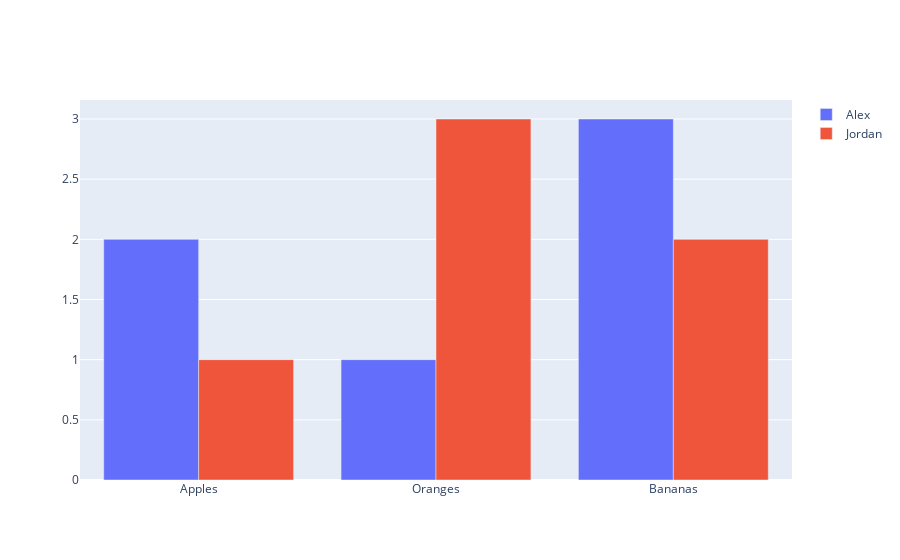

The notebook cell this image was saved under:
### Code cell
import plotly.graph_objects as go
fig = go.Figure()
fig.add_trace(go.Bar(name = "Alex", x = temp['Fruit'], y = temp[temp['Contestant'] == "Alex"]['Number Eaten'].values))
fig.add_trace(go.Bar(name = "Jordan", x = temp['Fruit'], y = temp[temp['Contestant'] == "Jordan"]['Number Eaten'].values))
fig.update_layout(barmode='group')
fig.show()

### Figure 1 — Plotly figure (JSON) as saved in the notebook; plotly's stock layout.template omitted (floating-point values rounded to 4 significant figures)
{"data": [{"name": "Alex", "type": "bar", "x": ["Apples", "Oranges", "Bananas", "Apples", "Oranges", "Bananas"], "y": [2, 1, 3]}, {"name": "Jordan", "type": "bar", "x": ["Apples", "Oranges", "Bananas", "Apples", "Oranges", "Bananas"], "y": [1, 3, 2]}], "layout": {"autosize": true, "barmode": "group", "xaxis": {"autorange": true, "range": [-0.5, 2.5], "type": "category"}, "yaxis": {"autorange": true, "range": [0, 3.158], "type": "linear"}}}
